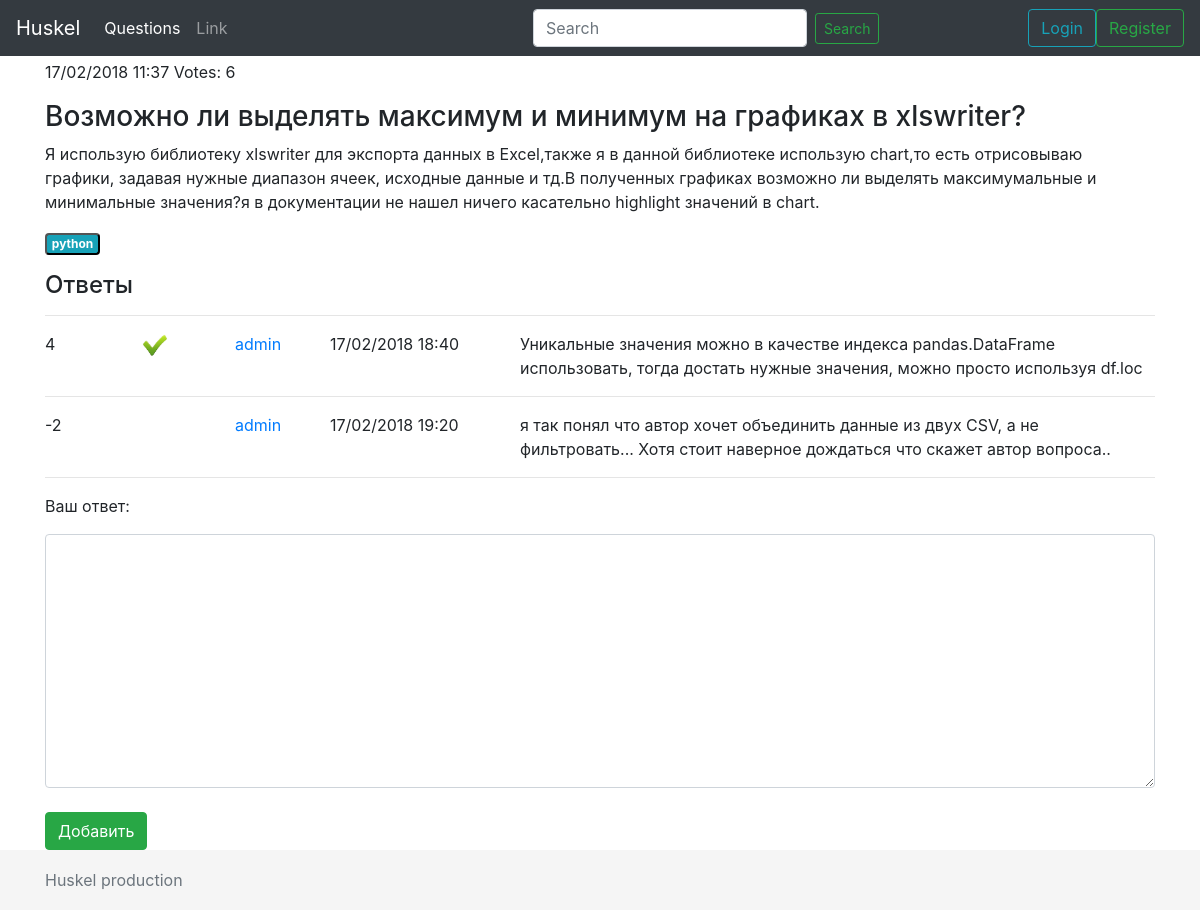
The app's page /questions/1, older data.
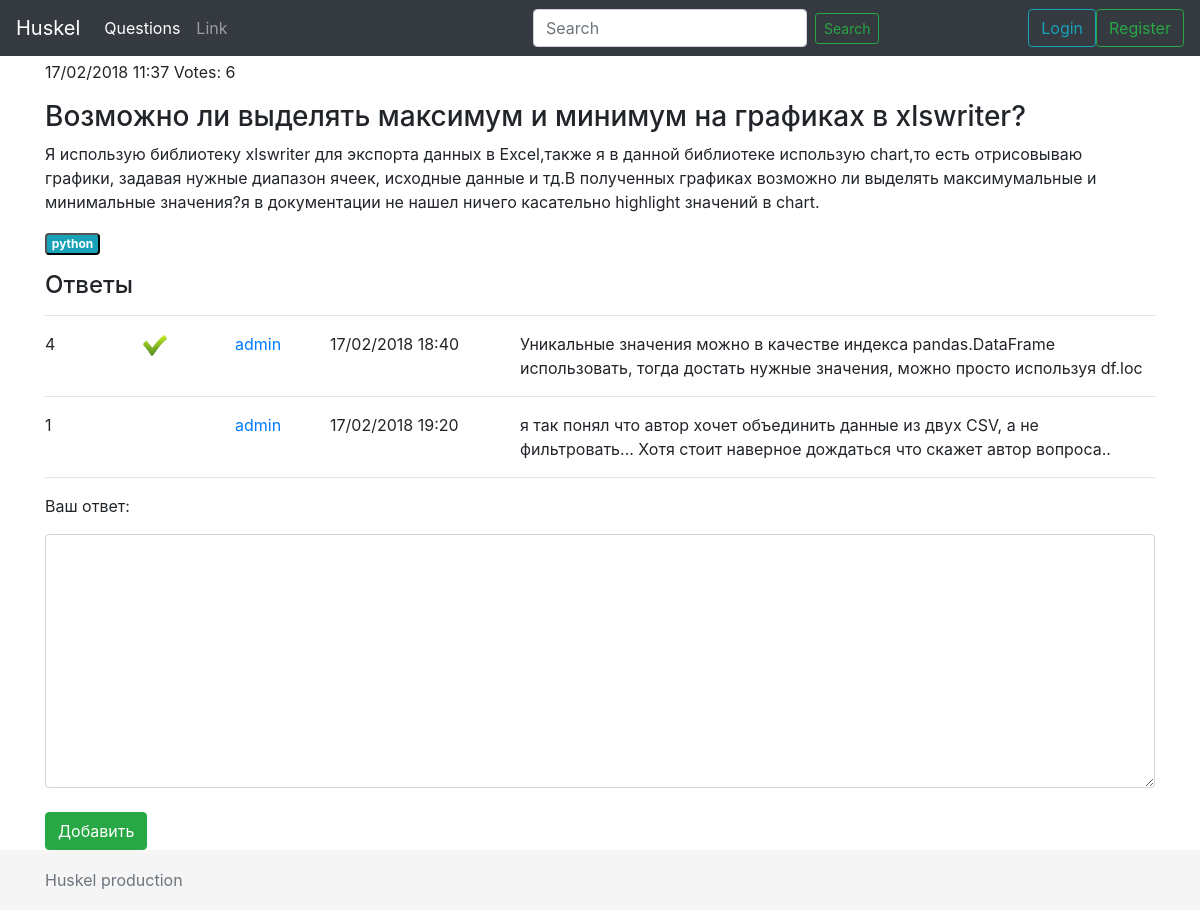
The same page, newer data.
### questions/models.py (models this page shows)
class Question(models.Model):
    title = models.CharField(max_length=240)
    text = models.TextField(max_length=900)
    author = models.ForeignKey(Profile)
    pub_date = models.DateTimeField('date published')
    tags = models.ManyToManyField(Tag)
    rating = models.IntegerField(default=0)

class Tag(models.Model):
    word = models.CharField(max_length=35)
    def __str__(self):
        return self.word

class Answer(models.Model):
    text = models.TextField(max_length=900)
    author = models.ForeignKey(Profile)
    date = models.DateTimeField('date created')
    is_right = models.BooleanField(default=False)
    question = models.ForeignKey(Question)
    rating = models.IntegerField(default=0)

class Profile(AbstractUser):
    avatar = models.ImageField(upload_to='questions/static/images/avatars', blank=True, null=True)
    class Meta:
        app_label = 'questions'

### questions/views.py (the view)
# urls.py: url(r'(?P<question_id>\d+)$', views.detail),
def detail(request, question_id):
    question = get_object_or_404(Question, pk=question_id)
    answers = Answer.objects.filter(question=question).all()
    answer_form = AnswerCreateForm()
    return render(request, 'questions/details.html', {'question': question, 'answers': answers, 'form': answer_form})

### questions/forms.py
class AnswerCreateForm(forms.ModelForm):
    class Meta:
        model = Answer
        fields = ('text',)
    def __init__(self, *args, **kwargs):
        super(AnswerCreateForm, self).__init__(*args, **kwargs)
        for field_name, field in self.fields.items():
            field.widget.attrs['class'] = 'form-control'

### questions/templates/questions/details.html (shortened to what this page needs)
{% extends 'main.html' %}
{% load static %}
{% block content %}
<p>{{ question.pub_date | date:"d/m/Y H:i" }} Votes: {{ question.rating }}
</p>
<h3>{{ question.title }}</h3>
<p>{{ question.text }}</p>
<p>
{% for tag in question.tags.all %}
    <button class="badge badge-info">{{ tag }}</button>
{% endfor %}
</p>
<h4>Ответы</h4><hr>
{% for answer in answers %}
    <div class="row">
        <div class="col-1">
            {{ answer.rating }}
        </div>
        <div class="col-1">
            {% if answer.is_right %}<img width="30" src="{% static 'images/right.jpg' %}">{% endif %}
        </div>
        <div class="col-1">
            <a href="/user/{{ answer.author.id }}">{{ answer.author }}</a>
        </div>
        <div class="col-2">
            {{ answer.date | date:"d/m/Y H:i" }}
        </div>
        <div class="col-7">
            {{ answer.text }}
        </div>
    </div><hr>
{% endfor %}
<p>Ваш ответ:</p>
<form action="{{ question.id }}/add_answer" method="post">
    {{ form.text }}<br>
    <input type="submit" class="btn btn-success" value="Добавить">
</form>
{% endblock %}

### questions/templates/main.html (shortened to what this page needs)
<!doctype html>
<html lang="en">
    <head>
        <link href="/static/js/bootstrap/dist/css/bootstrap.min.css" rel="stylesheet">
        <link href="/static/css/main.css" rel="stylesheet">
    </head>
    <body>
        <header>
            <nav class="navbar navbar-expand-md navbar-dark fixed-top bg-dark">
            <a class="navbar-brand" href="/">Huskel</a>
            <div class="collapse navbar-collapse" id="navbarCollapse">
                <ul class="navbar-nav mr-auto">
                    <li class="nav-item active">
                        <a class="nav-link" href="/questions">Questions <span class="sr-only">(current)</span></a>
                    </li>
                    <li class="nav-item">
                        <a class="nav-link" href="#">Link</a>
                    </li>
                </ul>
                <form class="form-inline mx-auto">
                    <input class="form-control mr-sm-2" type="text" placeholder="Search" aria-label="Search">
                    <button class="btn btn-outline-success my-2 my-sm-0 btn-sm" type="submit">Search</button>
                </form>
                {% if not user.is_authenticated %}
                    <a class="btn btn-outline-info" href="/login">Login</a>
                    <a class="btn btn-outline-success" href="/registration">Register</a>
                {% else %}
                <a href="/user/"><h6 style="color: white">{{ user.get_username }}</h6></a>
                <a class="btn btn-danger btn-sm" href="/logout">Logout</a>
              {% endif %}
            </div>
            </nav>
        </header>
        <main role="main" class="container">
            {% block content %}{% endblock %}
    </main>
    <footer class="footer">
      <div class="container">
        <span class="text-muted">Huskel production</span>
      </div>
    </footer>
  </body>
</html>

### questions/static/css/main.css (style rules this page uses)
html { position: relative; min-height: 100%; }
body { margin-bottom: 60px; }
.footer { position: absolute; bottom: 0; width: 100%; height: 60px; line-height: 60px; background-color: #f5f5f5; }
body > .container { padding: 60px 15px 0; }
.footer > .container { padding-right: 15px; padding-left: 15px; }

Row changes from the older to the newer data that the page shows:
changed Answer (number 2 of 2 on the later page): rating "-2" → "1"
